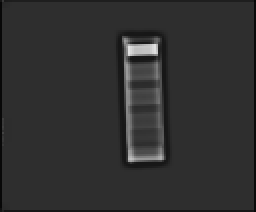
#> input picture X-Rays/111_120.bmp, 128 x 106 px (shown 2 times larger)
$ jupyter execute --allow-errors bmd_computation.ipynb
#> lines starting #> are read from the running program, lines starting #| are printed output that depends on the picture
[cell 1]
img70 = 1.01
img84 = 1.0157
img92 = 1.006
img98 = 1.0174
img111 = 0.993
img70,img84,img92,img98,img111

## FORMULA USED:

### BONE MINERAL DENSITY = BONE MINERAL CONTENT / VOLUME OF ROI

## IMPORTING THE LIBRARIES

[cell 2]
from PIL import Image, ImageFilter, ImageOps
import numpy as np
import skimage.measure
import math
from matplotlib import pyplot as plt

[cell 3]
low_image = Image.open("X-Rays/111_120.bmp")
#> low_image is the input picture: PIL image 128x106 L; min 6, max 226, mean 47.8
plt.imshow(low_image)

## EXTRACTING THE REGION OF INTEREST

[cell 4]
left = 66
top = 55
right = 77
bottom = 66
low_cropped_img = low_image.crop((left,top,right,bottom))
low_cropped_img.show()
plt.imshow(low_cropped_img)
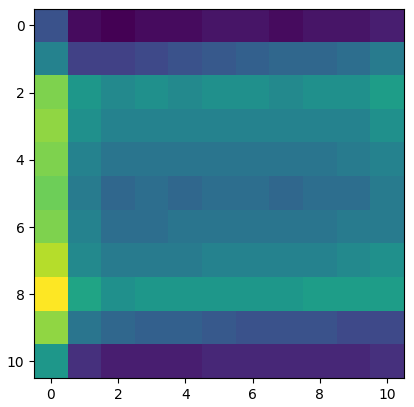
#> figure drawn by matplotlib, 1 panel

[cell 5]
np.unique(low_cropped_img)
#> Out = 26 values from 47 to 83

## WIDTH AND HEIGHT OF ROI REGION

[cell 6]
w1,h1 = low_cropped_img.size
#> w1 = 11; h1 = 11
w1,h1
#> Out = (11, 11)

### FINDING THE SUM OF PIXEL VALUES

[cell 7]
i_d = np.sum(low_cropped_img)
#> i_d = 7350
i_d
#> Out = 7350

### CALIBRATION FACTOR

[cell 8]
width,i_h = low_image.size
#> width = 128; i_h = 106
w,r_h = low_cropped_img.size
#> w = 11; r_h = 11
c_f = i_h/r_h
#> c_f = 9.64
c_f
#> Out = 9.64

### FINDING BONE MINERAL CONTENT

[cell 9]
bone_mineral_content = (i_d * 1.073)/c_f
#> bone_mineral_content = 818.4
bone_mineral_content
#> Out = 818.4

### FINDING DIAGONAL OF ROI

[cell 10]
diagonal = math.sqrt(pow(w1,2)+pow(h1,2))
#> diagonal = 15.56

[cell 11]
a = 3.14*(pow(diagonal/2,2))
#> a = 190

[cell 12]
a
#> Out = 190

[cell 13]
entropy = skimage.measure.shannon_entropy(low_cropped_img)
#> entropy = 4.3

[cell 14]
entropy
#> Out = 4.3

### FINDING VOLUME OF ROI

[cell 15]
volume_of_roi = a*entropy
#> volume_of_roi = 816

[cell 16]
volume_of_roi
#> Out = 816

[cell 17]
bone_mineral_density = bone_mineral_content/volume_of_roi
#> bone_mineral_density = 1

[cell 18]
bone_mineral_density
#> Out = 1

### 2nd region

[cell 19]
left = 66
top = 44
right = 77
bottom = 54
mid_cropped_img = low_image.crop((left,top,right,bottom))
mid_cropped_img.show()
plt.imshow(mid_cropped_img)
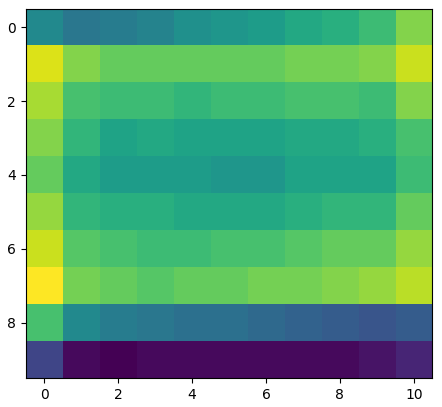
#> figure drawn by matplotlib, 1 panel

[cell 20]
np.unique(mid_cropped_img)
#> Out = 33 values from 44 to 82

[cell 21]
w2,h2 = mid_cropped_img.size
#> w2 = 11; h2 = 10
w2,h2

[cell 22]
mid_i_d = np.sum(mid_cropped_img)
#> mid_i_d = 7332
mid_i_d
#> Out = 7332

[cell 23]
width,i_h = low_image.size
w,r_h = mid_cropped_img.size
c_f = i_h/r_h
c_f,i_h,r_h

[cell 24]
mid_n = (mid_i_d * 1.073)/c_f
#> mid_n = 742.2
mid_n
#> Out = 742.2

[cell 25]
diagonal = math.sqrt(pow(w2,2)+pow(h2,2))
#> (the rest of this cell did not finish here and is left out)

[cell 26]
mid_entropy = skimage.measure.shannon_entropy(mid_cropped_img)
#> mid_entropy = 4.57

[cell 27]
mid_entropy
#> Out = 4.57

[cell 28]
mid_volume_of_roi = a*mid_entropy
#> mid_volume_of_roi = 867.8

[cell 29]
mid_bone_mineral_density = mid_n/mid_volume_of_roi
#> mid_bone_mineral_density = 0.855
mid_bone_mineral_density
#> Out = 0.855

# 3rd region

[cell 30]
# [7 lines of commented-out code are left out]

left = 66
top = 31
right = 76
bottom = 41
high_cropped_img = low_image.crop((left,top,right,bottom))
high_cropped_img.show()
plt.imshow(high_cropped_img)
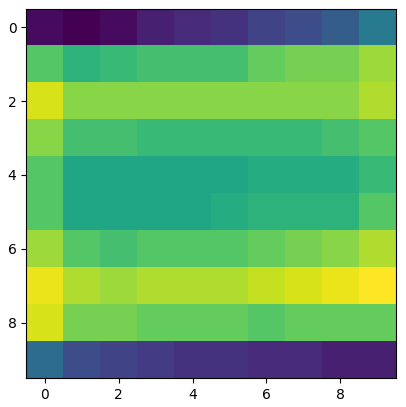
#> figure drawn by matplotlib, 1 panel

[cell 31]
np.unique(high_cropped_img)
#> Out = 26 values from 48 to 82

[cell 32]
w,h = high_cropped_img.size
w,h

[cell 33]
high_i_d = np.sum(high_cropped_img)
#> high_i_d = 6958
high_i_d
#> Out = 6958

[cell 34]
width,i_h = low_image.size
w,r_h = high_cropped_img.size
c_f = i_h/r_h
c_f,i_h,r_h

[cell 35]
high_n = (high_i_d * 1.073)/c_f
#> high_n = 704.3
high_n
#> Out = 704.3

[cell 36]
area = math.sqrt(pow(w,2)+pow(h,2))
a = 3.14*(pow(area/2,2))
a

[cell 37]
high_entropy = skimage.measure.shannon_entropy(high_cropped_img)
#> high_entropy = 4.31

[cell 38]
high_entropy
#> Out = 4.31

[cell 39]
high_volume_of_roi = a*high_entropy
#> high_volume_of_roi = 677

[cell 40]
high_bone_mineral_density = high_n/high_volume_of_roi
#> high_bone_mineral_density = 1.04
high_bone_mineral_density
#> Out = 1.04

[cell 41]
bmd = (bone_mineral_density + mid_bone_mineral_density + high_bone_mineral_density)/3
#> bmd = 0.966

[cell 42]
bmd
#> Out = 0.966

$ run again, with X-Rays/70_40.bmp copied over X-Rays/111_120.bmp
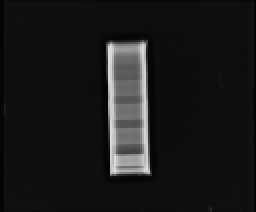
#> input picture X-Rays/70_40.bmp, 128 x 106 px (shown 2 times larger)
#> low_image is the input picture: PIL image 128x106 L; min 4, max 218, mean 25.6
#> `np.unique(low_cropped_img)`: Out = 67 values from 6 to 214
#> i_d = 12698
#> bone_mineral_content = 1413.9
#> entropy = 5.5
#> volume_of_roi = 1045.7
#> bone_mineral_density = 1.35
#> `[cell 19] left = 66 top = 44 right = 77 bottom = 54 mid_cropped_img = ..`:
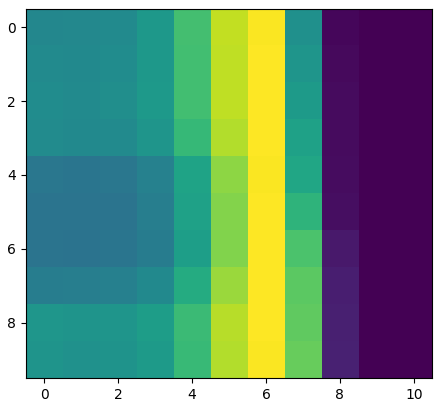
#> figure drawn by matplotlib, 1 panel
#> `np.unique(mid_cropped_img)`: Out = 61 values from 6 to 211
#> mid_i_d = 11031
#> mid_n = 1116.6
#> mid_entropy = 5.32
#> mid_volume_of_roi = 1011.3
#> mid_bone_mineral_density = 1.1
#> `[cell 30]`:
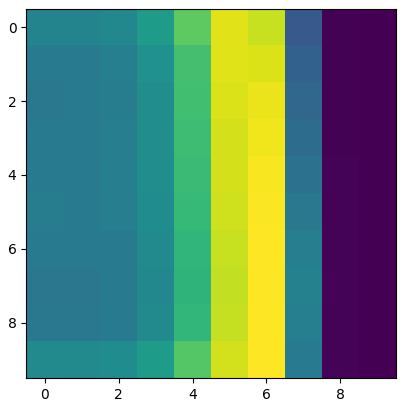
#> figure drawn by matplotlib, 1 panel
#> `np.unique(high_cropped_img)`: Out = 50 values from 6 to 210
#> high_i_d = 10307
#> high_n = 1043.3
#> high_entropy = 5.23
#> high_volume_of_roi = 821.7
#> high_bone_mineral_density = 1.27
#> bmd = 1.24

$ run again, with X-Rays/84_60.bmp copied over X-Rays/111_120.bmp
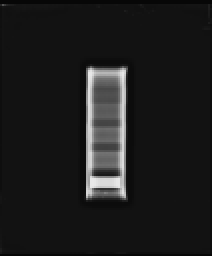
#> input picture X-Rays/84_60.bmp, 106 x 128 px (shown 2 times larger)
#> low_image is the input picture: PIL image 106x128 L; min 7, max 232, mean 28.5
#> `np.unique(low_cropped_img)`: Out = [12, 16, 18]
#> i_d = 2090
#> bone_mineral_content = 192.7
#> entropy = 0.866
#> volume_of_roi = 164.5
#> bone_mineral_density = 1.17
#> `[cell 19] left = 66 top = 44 right = 77 bottom = 54 mid_cropped_img = ..`:
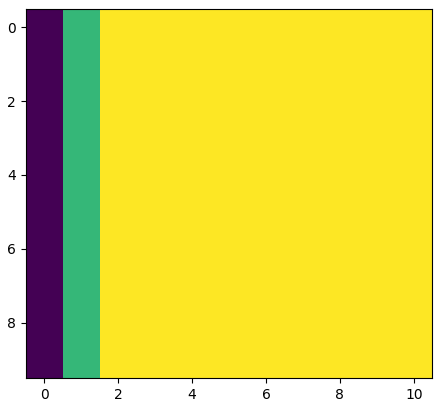
#> figure drawn by matplotlib, 1 panel
#> `np.unique(mid_cropped_img)`: Out = [12, 16, 18]
#> mid_i_d = 1900
#> mid_n = 159.3
#> mid_entropy = 0.866
#> mid_volume_of_roi = 164.5
#> mid_bone_mineral_density = 0.968
#> `[cell 30]`:
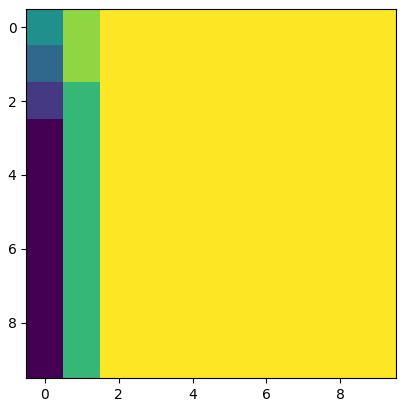
#> figure drawn by matplotlib, 1 panel
#> `np.unique(high_cropped_img)`: Out = [12, 13, 14, 15, 16, 17, 18]
#> high_i_d = 1728
#> high_n = 144.9
#> high_entropy = 1.13
#> high_volume_of_roi = 177.4
#> high_bone_mineral_density = 0.817
#> bmd = 0.986

$ run again, with X-Rays/92_80.bmp copied over X-Rays/111_120.bmp
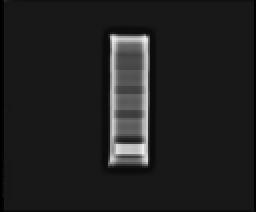
#> input picture X-Rays/92_80.bmp, 128 x 106 px (shown 2 times larger)
#> low_image is the input picture: PIL image 128x106 L; min 0, max 237, mean 32.2
#> `np.unique(low_cropped_img)`: Out = 63 values from 12 to 207
#> i_d = 11730
#> bone_mineral_content = 1306.1
#> entropy = 5.4
#> volume_of_roi = 1025.9
#> bone_mineral_density = 1.27
#> `[cell 19] left = 66 top = 44 right = 77 bottom = 54 mid_cropped_img = ..`:
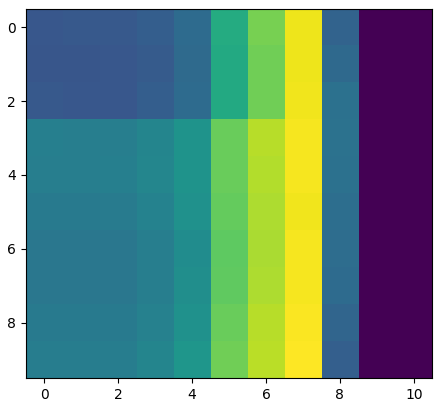
#> figure drawn by matplotlib, 1 panel
#> `np.unique(mid_cropped_img)`: Out = 50 values from 12 to 206
#> mid_i_d = 10790
#> mid_n = 1092.2
#> mid_entropy = 5.07
#> mid_volume_of_roi = 963.6
#> mid_bone_mineral_density = 1.13
#> `[cell 30]`:
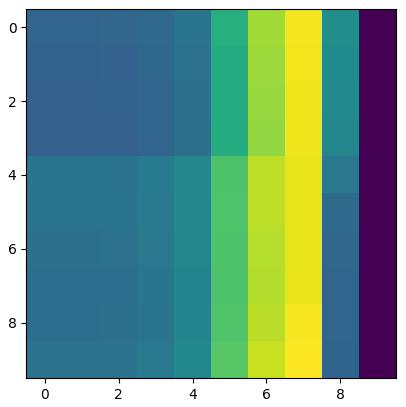
#> figure drawn by matplotlib, 1 panel
#> `np.unique(high_cropped_img)`: Out = 46 values from 12 to 202
#> high_i_d = 10292
#> high_n = 1041.8
#> high_entropy = 5.15
#> high_volume_of_roi = 808.5
#> high_bone_mineral_density = 1.29
#> bmd = 1.23
